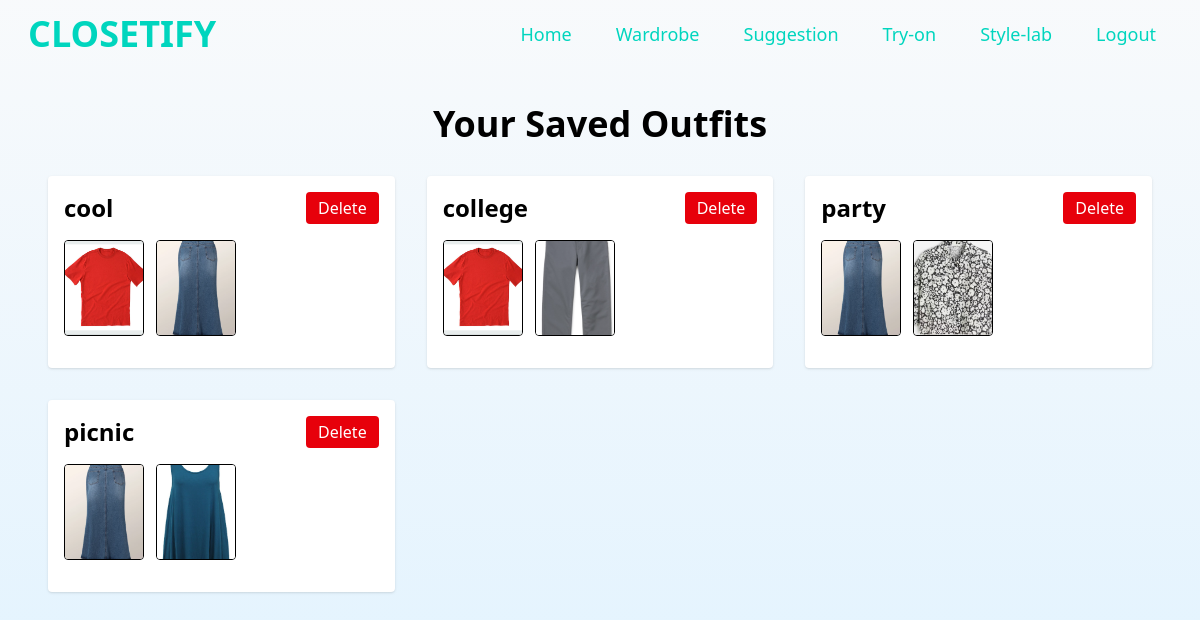
The app's page /outfits.php (signed in) with its own data.
### tables this page shows
CREATE TABLE `outfits` (
  `id` int(11) NOT NULL,
  `user_id` int(11) NOT NULL,
  `name` varchar(255) NOT NULL,
  `created_at` timestamp NOT NULL DEFAULT current_timestamp(),
  `outfit_name` varchar(255) NOT NULL,
  `items` text NOT NULL
);

CREATE TABLE `items` (
  `id` int(11) NOT NULL,
  `user_id` int(11) NOT NULL,
  `name` varchar(255) NOT NULL,
  `color` varchar(50) NOT NULL,
  `occasion` varchar(50) NOT NULL,
  `season` varchar(50) NOT NULL,
  `image_path` varchar(255) NOT NULL,
  `created_at` timestamp NOT NULL DEFAULT current_timestamp()
);

### outfits.php (the view, shortened to what this page needs)
<?php
$conn = new mysqli("localhost", "root", "", "users", 3307);
$user_id = $_SESSION['user_id'];
$stmt = $conn->prepare("SELECT id, outfit_name, items FROM outfits WHERE user_id = ? ORDER BY created_at DESC");
$stmt->bind_param("i", $user_id);
$stmt->execute();
$outfits = $stmt->get_result()->fetch_all(MYSQLI_ASSOC);
function getItemsByIds($conn, $ids) {
    $placeholders = implode(',', array_fill(0, count($ids), '?'));
    $types = str_repeat('i', count($ids));
    $stmt = $conn->prepare("SELECT id, name, image_path FROM items WHERE id IN ($placeholders)");
    $stmt->bind_param($types, ...$ids);
    $stmt->execute();
    $res = $stmt->get_result();
    $items = $res->fetch_all(MYSQLI_ASSOC);
    return $items;
}
?>
<!DOCTYPE html>
<html lang="en">
<head>
  <script src="https://cdn.jsdelivr.net/npm/@tailwindcss/browser@4"></script>
</head>
<body class="min-h-screen bg-gradient-to-t from-sky-100 to-slate-50">
  <?php include 'navi.php'; ?>
  <div class="max-w-6xl mx-auto p-6 mt-20">
    <h1 class="text-4xl font-bold mb-8 text-center">Your Saved Outfits</h1>
    <?php if (empty($outfits)): ?>
      <p class="text-center text-gray-600">No outfits saved yet.</p>
    <?php else: ?>
      <div class="grid grid-cols-1 md:grid-cols-2 lg:grid-cols-3 gap-8">
        <?php foreach ($outfits as $outfit): ?>
          <div class="bg-white rounded shadow p-4 relative">
            <h2 class="text-2xl font-semibold mb-4"><?= htmlspecialchars($outfit['outfit_name']) ?></h2>
            <?php
              $itemIds = json_decode($outfit['items'], true);
              $items = getItemsByIds(new mysqli("localhost","root","","users", 3307), $itemIds);
            ?>
            <div class="flex flex-wrap gap-3 mb-4">
              <?php if (empty($items)): ?>
                <p class="text-gray-500">No items found for this outfit.</p>
              <?php else: ?>
                <?php foreach ($items as $item): ?>
                  <div class="w-20 h-24 border rounded overflow-hidden">
                    <img src="<?= htmlspecialchars($item['image_path']) ?>" alt="<?= htmlspecialchars($item['name']) ?>" class="object-cover w-full h-full" />
                  </div>
                <?php endforeach; ?>
              <?php endif; ?>
            </div>
            <a href="?delete_id=<?= $outfit['id'] ?>" onclick="return confirm('Delete this outfit?');" class="absolute top-4 right-4 bg-red-600 text-white px-3 py-1 rounded hover:bg-red-700">Delete</a>
          </div>
        <?php endforeach; ?>
      </div>
    <?php endif; ?>
  </div>
</body>
</html>

### records on screen
outfits: outfit_name "cool"
items: image_path (picture)
items: image_path (picture)
outfits: outfit_name "college"
items: image_path (picture)
outfits: outfit_name "party"
items: image_path (picture)
outfits: outfit_name "picnic"
items: image_path (picture)
